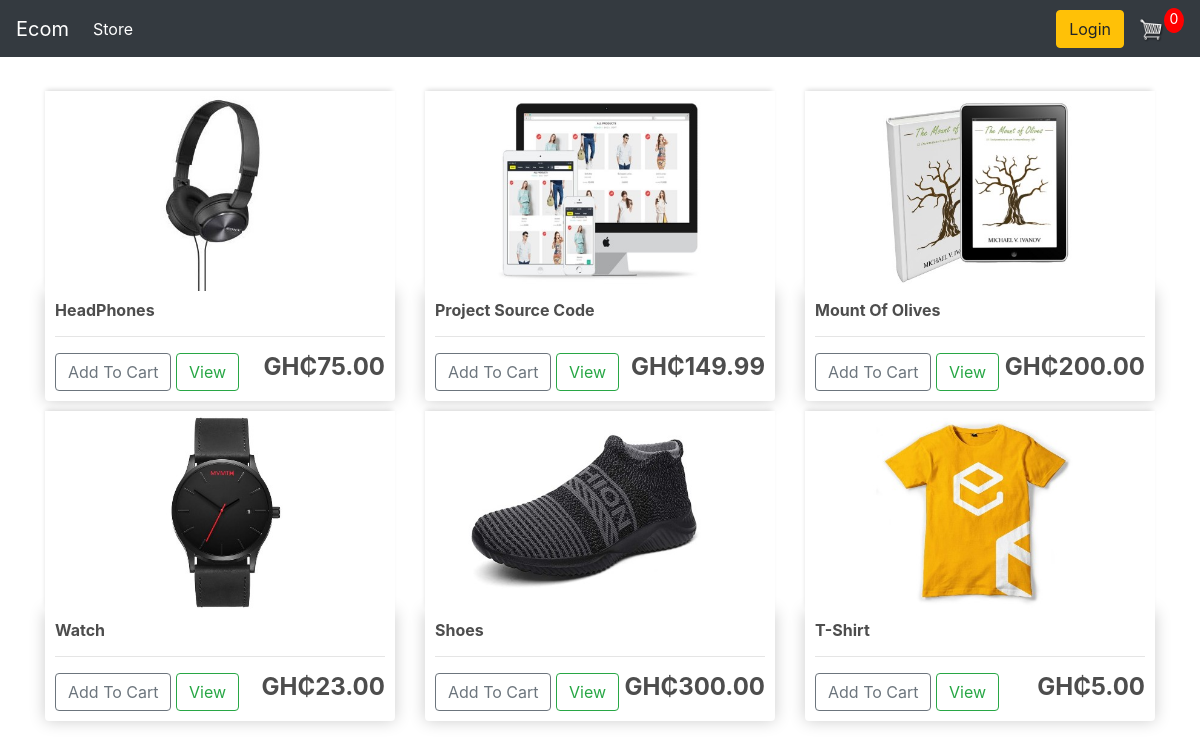
The page / on the database its author committed.
### store/models.py (models this page shows, shortened)
class Product(models.Model):
    name = models.CharField(max_length=200, null=True)
    price = models.DecimalField(max_digits=7, decimal_places=2)
    digital = models.BooleanField(default=False, null=True, blank=True)
    image = models.ImageField(null=True, blank=True)
    @property
    def imageURL(self):
        try:
            url = self.image.url
        except:
            url = ''
        return url

### store/views.py (the view)
# urls.py: path('', include('store.urls')),
def store(request):
    if request.user.is_authenticated:
        customer = request.user.customer
        order, created = Order.objects.get_or_create(customer=customer, complete=False)
        items = order.orderitem_set.all()
        cartItems = order.get_cart_items
    else:
        items = []
        order = {'get_cart_total': 0, 'get_cart_items': 0, 'shipping': False}
        cartItems = order['get_cart_items']
    products = Product.objects.all()
    context = {'products': products, 'cartItems': cartItems}
    return render(request, 'store/store.html', context)

### store/templates/store/store.html
{% extends 'store/main.html' %}
{% load static %}
{% block content %}
    <div class="row">
        {% for product in products %}
        <div class="col-lg-4">
            <img src="{{product.imageURL}}" alt="" class="thumbnail">
            <div class="box-element product">
                <h6><strong>{{ product.name }}</strong></h6>
                <hr>
                <button data-product="{{product.id}}" data-action="add" class="btn btn-outline-secondary add-btn update-cart">
                    Add To Cart
                </button>
                <a href="#" class="btn btn-outline-success">View</a>
                <h4 style="display: inline-block; float: right">
                    <strong>
                        GH₵{{product.price|floatformat:2}}
                    </strong></h4>
            </div>
        </div>
        {% endfor %}
    </div>
{% endblock content %}

### static/css/main.css (style rules this page uses)
body { background-color: hsl(0, 0%, 98%); }
h1,h2,h3,h4,h5,h6 { color:hsl(0, 0%, 30%); }
.box-element { box-shadow:hsl(0, 0%, 80%) 0 0 16px; background-color: #fff; border-radius: 4px; padding: 10px; }
.thumbnail { width: 100%; height: 200px; -webkit-box-shadow: -1px -3px 5px -2px rgba(214,214,214,1); -moz-box-shadow: -1px -3px 5px -2px rgba(214,214,214,1); box-shadow: -1px -3px 5px -2px rgba(214,214,214,1); }
.product { border-radius: 0 0 4px 4px; }
.col-lg-4, .col-lg-6, .col-lg-8, .col-lg-12 { margin-top: 10px; }
.btn { border-radius: 0; }

### rows shown on the page
Product: imageURL (picture), name "HeadPhones", price "75.00"
Product: imageURL (picture), name "Project Source Code", price "149.99"
Product: imageURL (picture), name "Mount Of Olives", price "200.00"
Product: imageURL (picture), name "Watch", price "23.00"
Product: imageURL (picture), name "Shoes", price "300.00"
Product: imageURL (picture), name "T-Shirt", price "5.00"

### other values the page prints
{{ cartItems }} "0"
